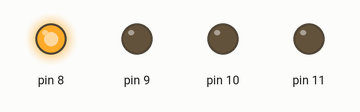
This sketch was run on a simulated Arduino Uno, built with avr-gcc and run on an emulated ATmega328P. Parts: output pins drawn as LEDs (lit = HIGH).

Above: at 0.1 s.
At 0.9 s:
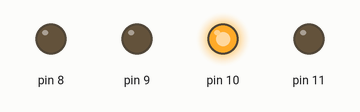
At 1.3 s:
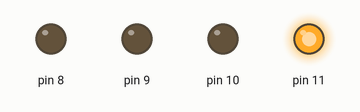
At 2.1 s:
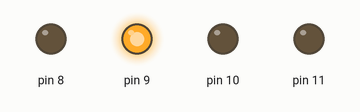
At 3.5 s:
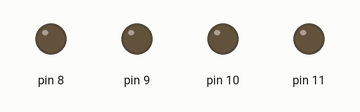
Timing chart, 0 to 3.8 s (numbered marks = the images above):
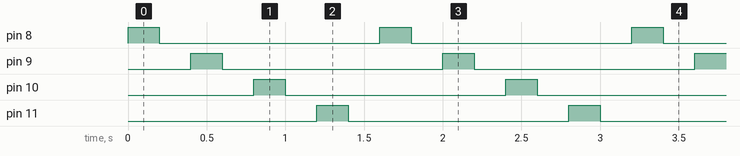

Measured:
- by itself, pin 8–11: alternates HIGH for 0.20 s and LOW for 1.4 s
- by itself, everything shown: repeats every 1.6 s, in 8 steps

The sketch:

2.Piscando_uma_Sequencia_de_LEDs.ino
```cpp
void setup() {
  pinMode(8, OUTPUT);
  pinMode(9, OUTPUT);
  pinMode(10, OUTPUT);
  pinMode(11, OUTPUT);
}

void loop() {
  digitalWrite(8, HIGH);
  delay(200);              // Espera 500 Milissegundos
  digitalWrite(8, LOW);
  delay(200);              // Espera 500 Milissegundos

  digitalWrite(9, HIGH);
  delay(200);              // Espera 500 Milissegundos
  digitalWrite(9, LOW);
  delay(200);              // Espera 500 Milissegundos

  digitalWrite(10, HIGH);
  delay(200);              // Espera 500 Milissegundos
  digitalWrite(10, LOW);
  delay(200);              // Espera 500 Milissegundos

  digitalWrite(11, HIGH);
  delay(200);              // Espera 500 Milissegundos
  digitalWrite(11, LOW);
  delay(200);              // Espera 500 Milissegundos
}
```
